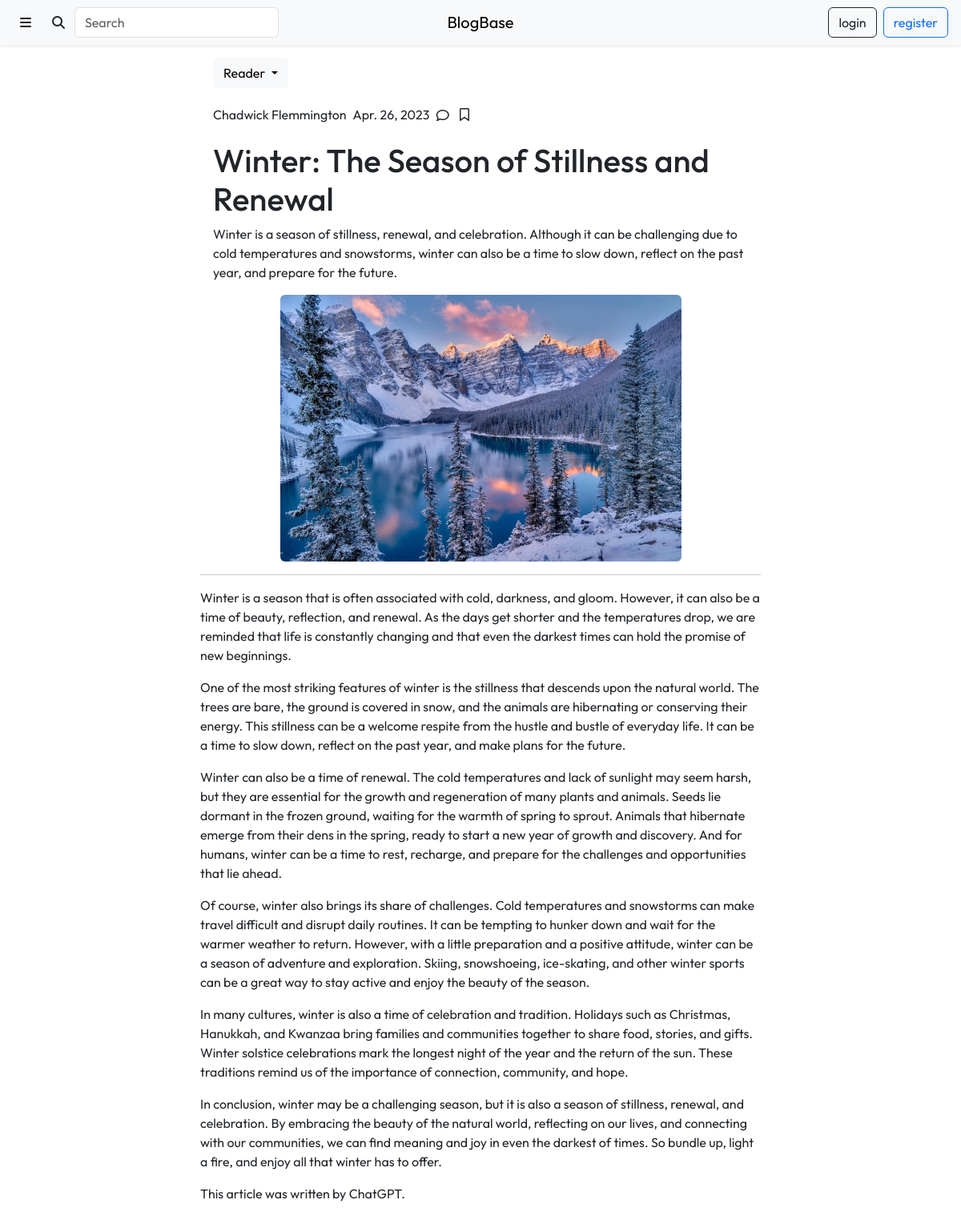
/content/article.php?id=3, run on the app's committed database.
### tables this page shows
CREATE TABLE `Articles` (
  `article_id` int(11) NOT NULL,
  `author_id` int(11) NOT NULL,
  `title` varchar(225) NOT NULL,
  `description` tinytext DEFAULT NULL,
  `lead_image` varchar(255) DEFAULT NULL,
  `content` longblob DEFAULT NULL,
  `submitted` tinyint(1) NOT NULL DEFAULT 0,
  `submit_date` date NOT NULL DEFAULT current_timestamp(),
  `approved` tinyint(1) NOT NULL DEFAULT 0,
  `click_number` int(11) NOT NULL DEFAULT 0
);

CREATE TABLE `Users` (
  `user_id` int(11) NOT NULL,
  `profile_picture` varchar(255) NOT NULL DEFAULT 'anonymous.jpg',
  `username` varchar(50) NOT NULL,
  `first_name` varchar(50) NOT NULL,
  `last_name` varchar(50) NOT NULL,
  `email` varchar(50) NOT NULL,
  `password` varchar(255) NOT NULL,
  `biography` varchar(255) DEFAULT NULL,
  `approved` tinyint(1) NOT NULL DEFAULT 0,
  `reader` tinyint(1) NOT NULL DEFAULT 1,
  `writer` tinyint(1) NOT NULL DEFAULT 0,
  `designer` tinyint(1) NOT NULL DEFAULT 0,
  `advertiser` tinyint(1) NOT NULL DEFAULT 0,
  `admin` tinyint(1) NOT NULL DEFAULT 0
);

### content/article.php (the view, shortened to what this page needs)
<?php
require_once "../include/connect.inc.php";
$requested_id = $_GET['id'];
$article_query = "SELECT Articles.article_id, Articles.title, Articles.description, Articles.lead_image,
                         Articles.content, UNIX_TIMESTAMP(Articles.submit_date) as submit_date,
                         Articles.approved, Articles.submitted, Articles.author_id, Users.first_name, Users.last_name, Users.username
                  FROM Articles INNER JOIN Users ON Articles.author_id = Users.user_id
                  WHERE Articles.article_id = $requested_id";
$article_result = mysqli_query($con, $article_query);
$article_info = $article_result->fetch_assoc();
?>
<!DOCTYPE html>
<html lang="en">
    <head>
        <link rel="stylesheet" href="https://cdn.jsdelivr.net/npm/bootstrap@5.3.0-alpha1/dist/css/bootstrap.min.css">
        <link rel="stylesheet" href="https://cdnjs.cloudflare.com/ajax/libs/font-awesome/6.2.1/css/all.min.css">
        <link rel="stylesheet" href="./css/styles.css">
    </head>
    <body>
        <div class="header">
            <?php include "./views/header.php" ?>
        </div>
            <?php include "./views/sidebar.php" ?>
        <div class="col-10 col-lg-7 mx-auto mt-3">
            <div class="px-3" id="article-head">
                <ul class="list-inline">
                    <li class="list-inline-item dropdown">
                        <button onclick="role_options(roles_str)" class="btn btn-light dropdown-toggle" id="role-btn" type="button" data-bs-toggle="dropdown" aria-expanded="false">
                            Reader
                        </button>
                    </li>
                </ul>
                <ul class="list-inline">
                    <li class="list-inline-item align-middle">
                        <a class="text-reset text-decoration-none" href="./profile.php?username=<?php echo $article_info['username'] ?>">
                            <?php echo $article_info['first_name'] . " " . $article_info['last_name'] ?>
                    <li class="mx-0 list-inline-item align-middle">
                        <?php echo date("M. d, Y", $article_info['submit_date']) ?>
                    </li>
                    <?php if ($article_info['approved'] == true) { ?>
                        <li class="mx-0 list-inline-item align-middle">
                            <a class="btn p-1 fa-regular fa-comment text-reset text-decoration-none" data-bs-toggle="offcanvas" href="#offcanvas-comments" aria-controls="offcanvas-sidebar"> </a>
                        </li>
                        <li class="mx-0 list-inline-item align-middle">
                            <?php
                            if (isset($_SESSION['user_info'])) {
                                $saved_query = "SELECT article_id, user_id
                                                FROM SavedArticles
                                                WHERE user_id = '" . $user_info['user_id'] . "' AND article_id = '" . $article_info['article_id'] . "';";
                                $saved_result = mysqli_query($con, $saved_query); ?>
                                <button onclick="change_bookmark_icon(<?php echo $article_info['article_id'] ?>)" id="bookmark-<?php echo $article_info['article_id'] ?>" class="btn p-1">
                                    <?php if ($saved_result->num_rows == 1) { ?>
                                        <span id="bookmark-icon-<?php echo $article_info['article_id'] ?>" class="fa-solid fa-bookmark">
                                <?php } else { ?>
                                        <span id="bookmark-icon-<?php echo $article_info['article_id'] ?>" class="fa-regular fa-bookmark">
                                <?php } ?>
                                    </button>
                            <?php } else { ?>
                                    <a href="./login.php" id="bookmark" class="btn p-1">
                                        <span id="bookmark-icon" class="fa-regular fa-bookmark">
                                    </a>
                            <?php } ?>
                        </li>
                    <?php } ?>
                </ul>
                <h1 class="mb-2"><?php echo $article_info['title']; ?></h1>
                <p><?php echo $article_info['description']; ?></p>
                <?php if ($article_info['lead_image'] != null) { ?>
                    <img class="d-block mx-auto img-fluid rounded w-75" src="./uploads/leads/<?php echo $article_info['lead_image']; ?>" alt="<?php echo $article_info['lead_image']; ?>">
                <?php } ?>
            </div>
            <hr>
            <div id="article-body">
                <?php echo $article_info['content']; ?>
            </div>
        </div>
    </body>
</html>

### content/css/styles.css (style rules this page uses)
* { font-family: 'Outfit', sans-serif; }

### data on the page
articles: author.first_name "Chadwick", author.last_name "Flemmington", title "Winter: The Season of Stillness and Renewal", description "Winter is a season of stillness, renewal, and celebration. Although it can be challenging due to cold temperatures and snowstorms, winter can also be a time to slow down, reflect on the past year, and prepare for the future.", lead_image (picture), content "Winter is a season that is often associated with cold, darkness, and gloom. However, it can also be a time of beauty, reflection, and renewal. As the days get shorter and the temperatures drop, we are reminded that life is constantly changing and that even the darkest times can hold the promise of new beginnings. One of the most striking features of winter is the stillness that descends upon the natural world. The trees are bare, the ground is covered in snow, and the animals are hibernating or conserving their energy. This stillness can be a welcome respite from the hustle and bustle of everyday life. It can be a time to slow down, reflect on the past year, and make plans for the future.…"

### other printed values
date("M. d, Y", $article_info['submit_date']) "Apr. 26, 2023"
